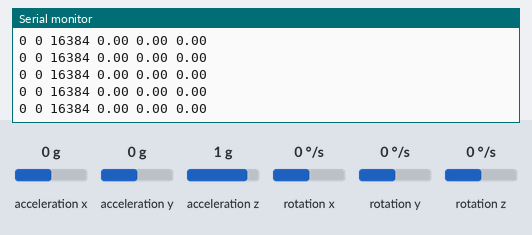
The sketch below on a simulated Arduino Uno, built with avr-gcc and run on an emulated ATmega328P. Shown: the last lines printed to the serial monitor. Inputs (shaded band) come from the test bench; at power-on: acceleration x 0 g, acceleration y 0 g, acceleration z 1 g, rotation z 0 °/s, rotation x 0 °/s, rotation y 0 °/s.

Above: at 1.7 s.
1.8 s: acceleration x set to -1.4 g
At 2.6 s:
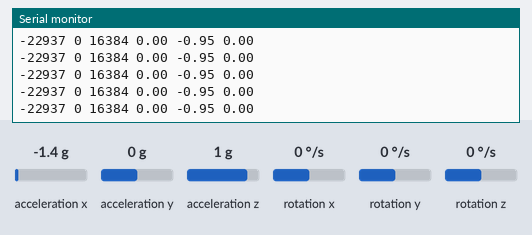
4.8 s: acceleration y set to -1.4 g
At 5.7 s:
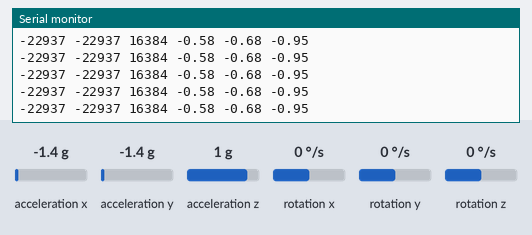
7.8 s: acceleration z set to 0 g
At 8.4 s:
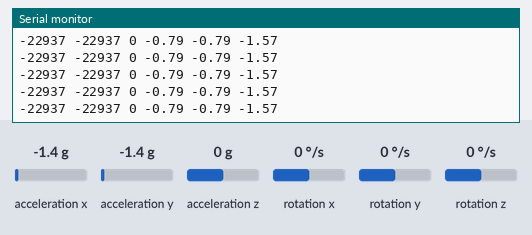
10.8 s: rotation z set to -192 °/s
At 11.8 s:
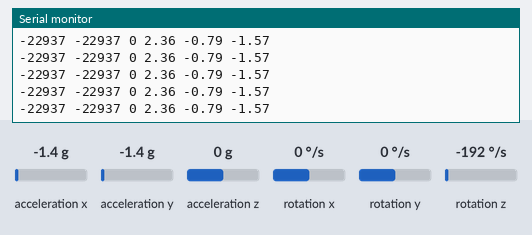
12.3 s: acceleration x set to 0 g
At 13.3 s:
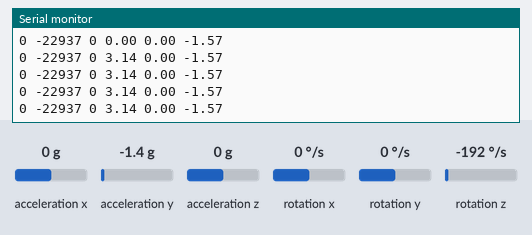
15.3 s: acceleration z set to -1.4 g
At 16.0 s:
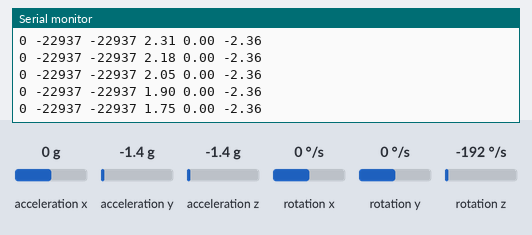
Timing chart, 0 to 18.3 s (numbered marks = the images above; inputs shaded):
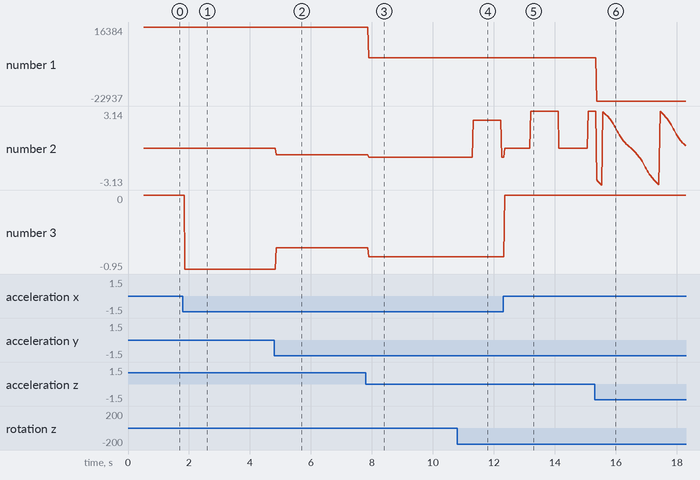

Measured:
- after the input at 1.8 s, the serial monitor: prints a new line after 0.07 s (image 1)
- after the input at 4.8 s, the serial monitor: prints a new line after 0.06 s (image 2)
- after the input at 7.8 s, the serial monitor: prints a new line after 0.10 s (image 3)
- after the input at 10.8 s, the serial monitor: prints a new line after 0.53 s (image 4)
- after the input at 12.3 s, the serial monitor: prints a new line after 0.06 s (image 5)
- after the input at 15.3 s, the serial monitor: prints a new line after 0.07 s (image 6)
- plotted number 2: 0 → -0.58 after the input at 4.8 s, -0.58 → -0.79 after the input at 7.8 s, -0.79 → 3.14 after the input at 12.3 s, 3.14 → -3 after the input at 15.3 s
- plotted number 3: 0 → -0.95 after the input at 1.8 s, -0.95 → -0.68 after the input at 4.8 s, -0.68 → -0.79 after the input at 7.8 s

The sketch:

homework1.ino
```cpp
#include <helper_3dmath.h>
#include <MPU6050_6Axis_MotionApps612.h>

MPU6050 sensor;

int accx, accy, accz, gyrox, gyroy, gyroz;
uint8_t fifoBuffer[64];
VectorFloat gVec;
Quaternion q;

void setup()
{
  Serial.begin(9600);

  Serial.println("Start");

  sensor.initialize();
  sensor.dmpInitialize();
  sensor.setDMPEnabled(true);

  sensor.CalibrateAccel(6);
  sensor.CalibrateGyro(6);
}

void loop()
{
  sensor.getMotion6(&accx, &accy, &accz, &gyrox, &gyroy, &gyroz);

  if (sensor.dmpGetCurrentFIFOPacket(fifoBuffer))
  {
    float data[3];
    sensor.dmpGetQuaternion(&q, fifoBuffer);
    sensor.dmpGetGravity(&gVec, &q);
    sensor.dmpGetEuler(data, &q);

    Serial.print (accx); Serial.print(" ");
    Serial.print (accy); Serial.print(" ");
    Serial.print (accz); Serial.print(" ");
    Serial.print (data[0]); Serial.print(" ");
    Serial.print (data[1]); Serial.print(" ");
    Serial.print (data[2]); Serial.print("\n");
  }
}
```
